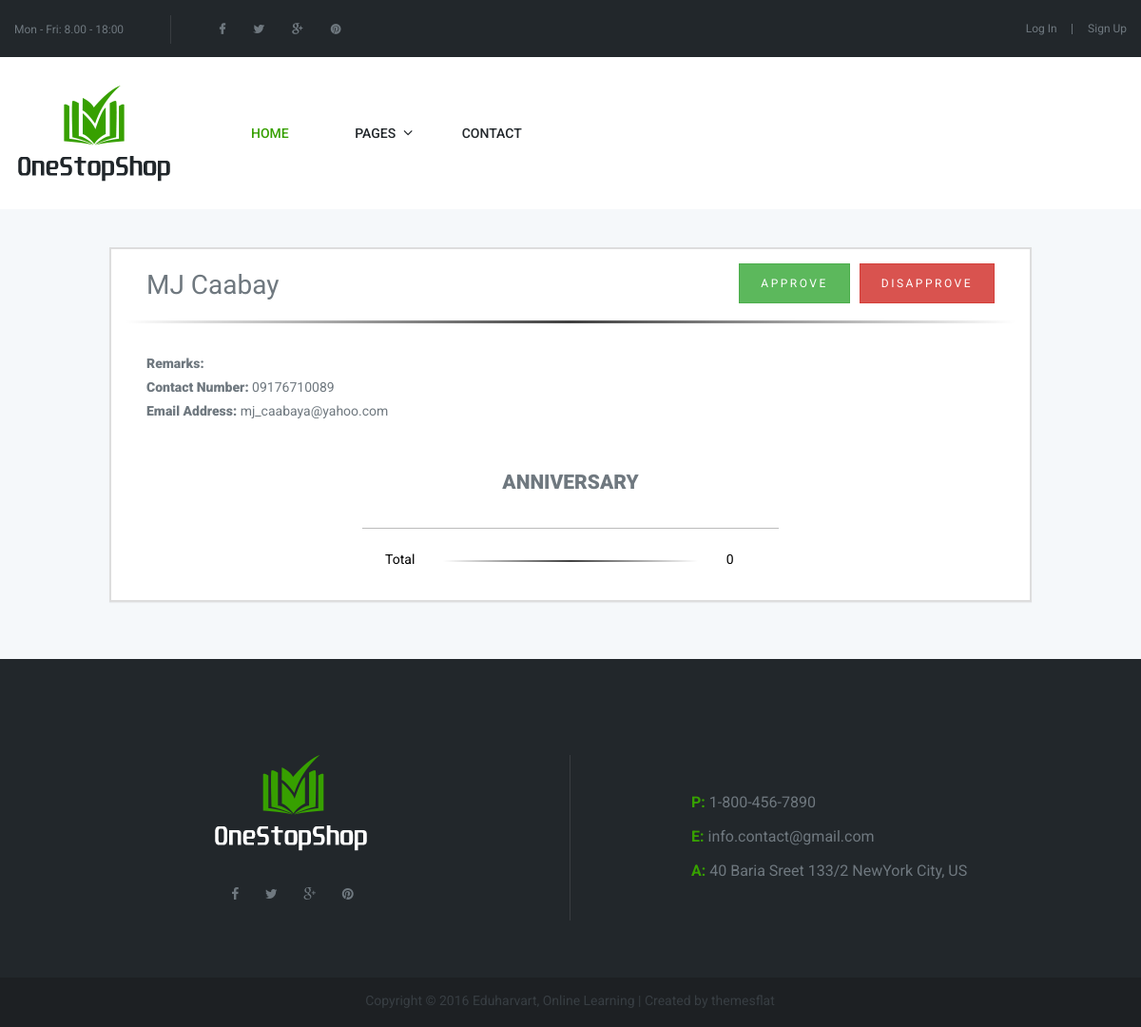
Before: /org-view.php?id=1 with the older database file.
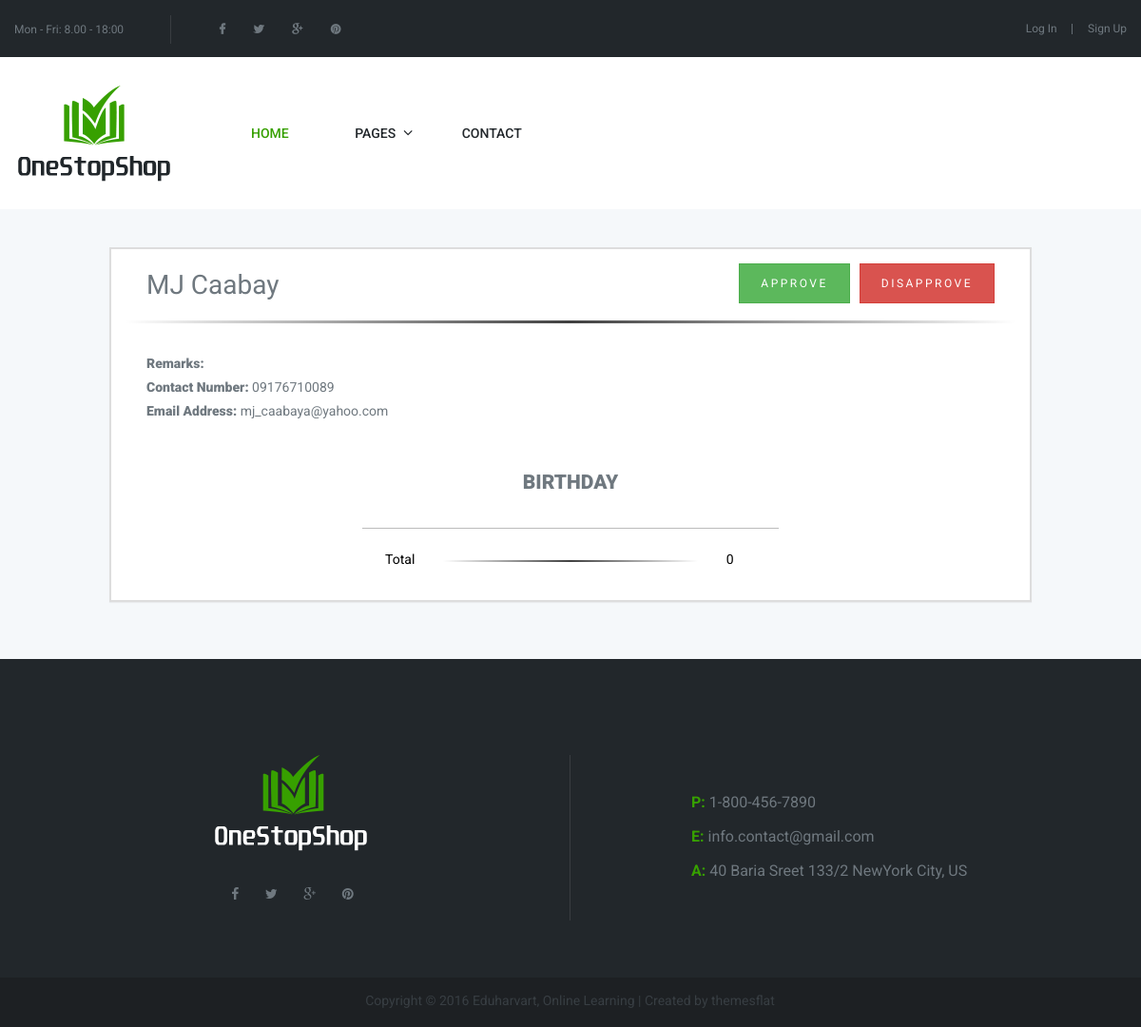
After: the same page with the newer database file.
### tables this page shows
CREATE TABLE `bookings` (
  `id` bigint(20) NOT NULL,
  `date_from` date DEFAULT NULL,
  `date_to` date DEFAULT NULL,
  `client_event_id` bigint(20) NOT NULL,
  `customer_id` bigint(20) DEFAULT '0',
  `remarks` text,
  `created_at` datetime NOT NULL DEFAULT CURRENT_TIMESTAMP,
  `updated_at` datetime NOT NULL DEFAULT CURRENT_TIMESTAMP,
  `status_id` int(11) NOT NULL,
  `total_amount` double DEFAULT '0',
  `approval_type_id` int(11) NOT NULL
);

CREATE TABLE `client_infos` (
  `id` bigint(20) NOT NULL,
  `first_name` varchar(255) DEFAULT NULL,
  `middle_name` varchar(255) DEFAULT NULL,
  `last_name` varchar(255) DEFAULT NULL,
  `email_address` varchar(255) DEFAULT NULL,
  `mobile_number` varchar(255) DEFAULT NULL,
  `client_id` bigint(20) NOT NULL,
  `created_at` datetime NOT NULL DEFAULT CURRENT_TIMESTAMP,
  `updated_at` datetime NOT NULL DEFAULT CURRENT_TIMESTAMP
);

CREATE TABLE `event_types` (
  `id` bigint(20) NOT NULL,
  `type` varchar(255) DEFAULT NULL,
  `created_at` datetime NOT NULL DEFAULT CURRENT_TIMESTAMP,
  `updated_at` datetime NOT NULL DEFAULT CURRENT_TIMESTAMP
);

### org-view.php (the view, shortened to what this page needs)
<?php
    include "include/configuration.php";
    $bid = $_GET['id'];
    $selBooking = "select * from bookings inner join (clients inner join client_infos on client_infos.client_id = clients.id) on clients.id = bookings.customer_id inner join (client_events inner join event_types on event_types.id = client_events.event_type_id) on client_events.id = bookings.client_event_id where bookings.id = " . $bid;
    $rsBooking = mysqli_query($mysqli, $selBooking);
    $rowBooking = mysqli_fetch_assoc($rsBooking);
?>
<!DOCTYPE html>
<html xmlns="http://www.w3.org/1999/xhtml" xml:lang="en-US" lang="en-US">
<head>
    <?php include('_head.php') ?>
</head>
<body>
    <div class="boxed position_form">
    <?php include("_header.php"); ?>
        <section class="flat-row bg-theme custom pt-40 pb-40 wrap-price-post">
            <div class="container">
                <div class="row">
                    <div class="col-md-10 col-md-offset-1 col-sm-12">
                        <div class="panel panel-default card-view">
                            <div class="panel-wrapper collapse in">
                                <div class="panel-body">
                                    <form>
                                        <div class="form-group" style="padding-right: 22px">
                                            <label style="padding: 10px 22px; font-size: 2em" class="pull-left"><?php echo ucfirst($rowBooking['first_name']) . ' ' . ucfirst($rowBooking['last_name']) ?></label>
                                            <button id="btn-disapprove" type="button" class="btn btn-sm btn-danger pull-right">Disapprove</button>
                                            <button id="btn-approve" type="button" class="btn btn-sm btn-success pull-right mr-10">Approve</button>
                                        </div>
                                        <hr class="style-two mt-10" />
                                        <div class="form-group mb-50" style="padding: 0 22px">
                                            <p><strong>Remarks:</strong>&nbsp;<?php echo $rowBooking['remarks']; ?></p>
                                            <p><strong>Contact Number:</strong>&nbsp;<?php echo $rowBooking['mobile_number']; ?></p>
                                            <p><strong>Email Address:</strong>&nbsp;<?php echo $rowBooking['email_address']; ?></p>
                                        </div>
                                        <div class="form-group" style="text-align: center; font-size: 1.5em;" style="padding: 0 22px"><strong><?php echo strtoupper($rowBooking['type']) ?></strong></div>
                                        <div class="col-md-6 col-md-offset-3">
                                            <hr style="border-top-color: #bbb" />
                                        </div>
                                        <div class="form-group" style="padding: 0 22px">
                                            <div class="col-md-4" style="text-align: right">
                                                <label style="color: #000">Total</label>
                                            </div>
                                            <div class="col-md-4">
                                                <hr class="style-one" style="margin-top: 13px;" />
                                            </div>
                                            <div class="col-md-4">
                                                <label style="color: #000"><?php echo $rowBooking['total_amount']; ?></label>
                                            </div>
                                        </div>
                                    </form>
                                </div>
                            </div>
                        </div>
                    </div>
                </div>
            </div>
        </section>
        <?php include("_footer.php"); ?>
    </div>
</body>
</html>

### _head.php (shortened to what this page needs)
<link rel="stylesheet" type="text/css" href="stylesheets/bootstrap.css" >
<link rel="stylesheet" type="text/css" href="stylesheets/style.css">
<link rel="stylesheet" type="text/css" href="stylesheets/responsive.css">
<link rel="stylesheet" type="text/css" href="stylesheets/animate.css">
<link rel="stylesheet" type="text/css" href="revolution/css/layers.css">
<link rel="stylesheet" type="text/css" href="revolution/css/settings.css">
<link rel="stylesheet" href="stylesheets/style-parallax.css">
<link href="stylesheets/bootstrap-datepicker.css" rel="stylesheet" type="text/css">
<link rel="stylesheet" type="text/css" href="stylesheets/custom.css">

### _header.php (shortened to what this page needs)
<div class="top top-style2">
    <div class="container">
        <div class="row">
            <div class="col-md-8">
                <ul class="flat-information">
                    <li>Mon - Fri: 8.00 - 18:00</li>
                </ul>
                <ul class="flat-socials">
                    <li><a href=""><i class="fa fa-facebook"></i></a></li>
                    <li><a href=""><i class="fa fa-twitter"></i></a></li>
                    <li><a href=""><i class="fa fa-google-plus"></i></a></li>
                    <li><a href=""><i class="fa fa-pinterest"></i></a></li>
                </ul>
            </div>
            <div class="col-md-4">
                <div class="wrap-flat">
                    <ul class="flat-login-register">
                        <?php if (empty($_SESSION['authId'])): ?>
                            <li><a href="sign-in.php">Log In</a></li>
                            <li><a href="sign-up.php">Sign Up</a></li>
                        <?php endif; ?>
                    </ul>
                </div>
            </div>
        </div>
    </div>
</div>
<header id="header" class="header styleheader header-style2">
    <div class="container">
        <div class="row">
            <div class="col-md-12">
                <div class="logo">
                    <a href="index.php"><img src="images/logo.png" alt="image"></a>
                </div>
                <div class="wrap-nav pull-left ml-50">
                    <nav id="mainnav" class="mainnav">
                        <ul class="menu">
                            <li class="active"><a href="index.php" title="" class="no-content">HOME</a></li>
                            <li><a href="" title="">PAGES</a>
                            </li>
                            <li><a href="" title="" class="no-content">CONTACT</a></li>
                        </ul>
                    </nav>
                </div>
            </div>
        </div>
    </div>
</header>

### _footer.php (shortened to what this page needs)
<footer id="footer" class="footer">
    <div class="container">
        <div class="footer-information" style="border-bottom: none">
            <div class="row">
                <div class="col-md-6 col-sm-6 info-left">
                    <div class="logo-footer">
                        <a href="index.html"><img src="images/logo-footer.png" alt="image"></a>
                    </div>
                    <ul class="flat-socials">
                        <li><a href=""><i class="fa fa-facebook"></i></a></li>
                        <li><a href=""><i class="fa fa-twitter"></i></a></li>
                        <li><a href=""><i class="fa fa-google-plus"></i></a></li>
                        <li><a href=""><i class="fa fa-pinterest"></i></a></li>
                    </ul>
                </div>
                <div class="col-md-6 col-sm-6 info-right">
                    <ul class="flat-information">
                    <li><span>P:</span><a href=""> 1-800-456-7890</a></li>
                    <li><span>E:</span><a href="">  info.contact@gmail.com</a></li>
                    <li><span>A:</span><a href=""> 40 Baria Sreet 133/2 NewYork City, US</a></li>
                </ul>
                </div>
            </div>
        </div>
    </div>
</footer>
<div class="bottom">
    <div class="container">
        <div class="copyright">
            <p>Copyright © 2016 Eduharvart, Online Learning | Created by <a href="https://themeforest.net/user/themesflat">themesflat</a></p>
        </div>
    </div>
</div>

### stylesheets/custom.css (style rules this page uses)
.panel-default { border-width: 2px; border-radius: 0; }
.footer .flat-information li span, #mainnav > ul > li > a:hover, #mainnav > ul > li.active > a::after, #mainnav > ul > li.home > a, #mainnav > ul > li.active > a, #mainnav > ul > li:hover > a::after, .go-top::before, .go-top::after, .portfolio-filter li.active a, .portfolio-filter li a:hover, .entry .entry-post h3.entry-title a:hover, .portfolio.style2 .entry .entry-post .entry-author span, .portfolio.style2 .entry .entry-post .entry-author span a { color: #37a000 !important; }
.header { background-color:rgba(255, 255, 255, 1); }
.flat-row.custom { padding: 0 }
#mainnav > ul > li > a.no-content::after { content: ''; }
hr.style-one { border: 0; height: 2px; margin: 5px 0; background-image: -webkit-linear-gradient(left,rgba(0,0,0,0),rgba(0,0,0,0.75),rgba(0,0,0,0)); background-image: -moz-linear-gradient(left,rgba(0,0,0,0),rgba(0,0,0,0.75),rgba(0,0,0,0)); background-image: -ms-linear-gradient(left,rgba(0,0,0,0),rgba(0,0,0,0.75),rgba(0,0,0,0)); background-image: -o-linear-gradient(left,rgba(0,0,0,0),rgba(0,0,0,0.75),rgba(0,0,0,0)); }
hr.style-two { border: 0; height: 3px; margin: 30px 0; background-image: -webkit-linear-gradient(left,rgba(0,0,0,0),rgba(0,0,0,0.75),rgba(0,0,0,0)); background-image: -moz-linear-gradient(left,rgba(0,0,0,0),rgba(0,0,0,0.75),rgba(0,0,0,0)); background-image: -ms-linear-gradient(left,rgba(0,0,0,0),rgba(0,0,0,0.75),rgba(0,0,0,0)); background-image: -o-linear-gradient(left,rgba(0,0,0,0),rgba(0,0,0,0.75),rgba(0,0,0,0)); }

### stylesheets/shortcode.css (style rules this page uses)
.flat-row { position: relative; padding: 92px 0px 100px 0px; background-color: #fff; }
.flat-row.bg-theme { position: relative; background-color: #f5f8fa; }

### org-view.php (style rules this page uses)
.btn-sm { border-radius: 0; height: auto; padding: 11px 22px; }

Changed rows visible on the page:
changed bookings "MJ": event_types.type "ANNIVERSARY" → "BIRTHDAY"
